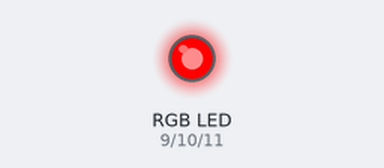
Bench run of a sketch on a simulated Arduino Uno, built with avr-gcc and run on an emulated ATmega328P. Shown: an RGB LED mixed from three pins (HIGH = lit).

Above: at 0.15 s.
Timing chart, 0 to 1.6 s (numbered marks = the images above):
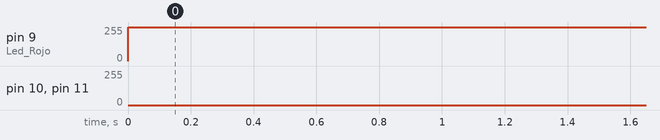

The sketch:

KY-009.ino
```cpp
int Led_Rojo = 9;
int Led_Verde = 10;
int Led_Azul = 11;

int valor;

void setup(){
  pinMode(Led_Rojo,OUTPUT);
  pinMode(Led_Verde,OUTPUT);
  pinMode(Led_Azul,OUTPUT);
}
void loop(){

   for(valor = 255; valor > 0; valor--)
      {
       analogWrite(Led_Azul,valor);
       analogWrite(Led_Verde,255-valor);
       analogWrite(Led_Rojo,128-valor);
       delay(1);
   }

   for(valor = 0; valor < 255; valor++)
      {
       analogWrite(Led_Azul,valor);
       analogWrite(Led_Verde, 255-valor);
       analogWrite(Led_Rojo, 128-valor);
       delay(1);
   }
}
```

Measured:
- by itself, pin 9 (Led_Rojo): 0/255 → 255/255 at 0.00 s
